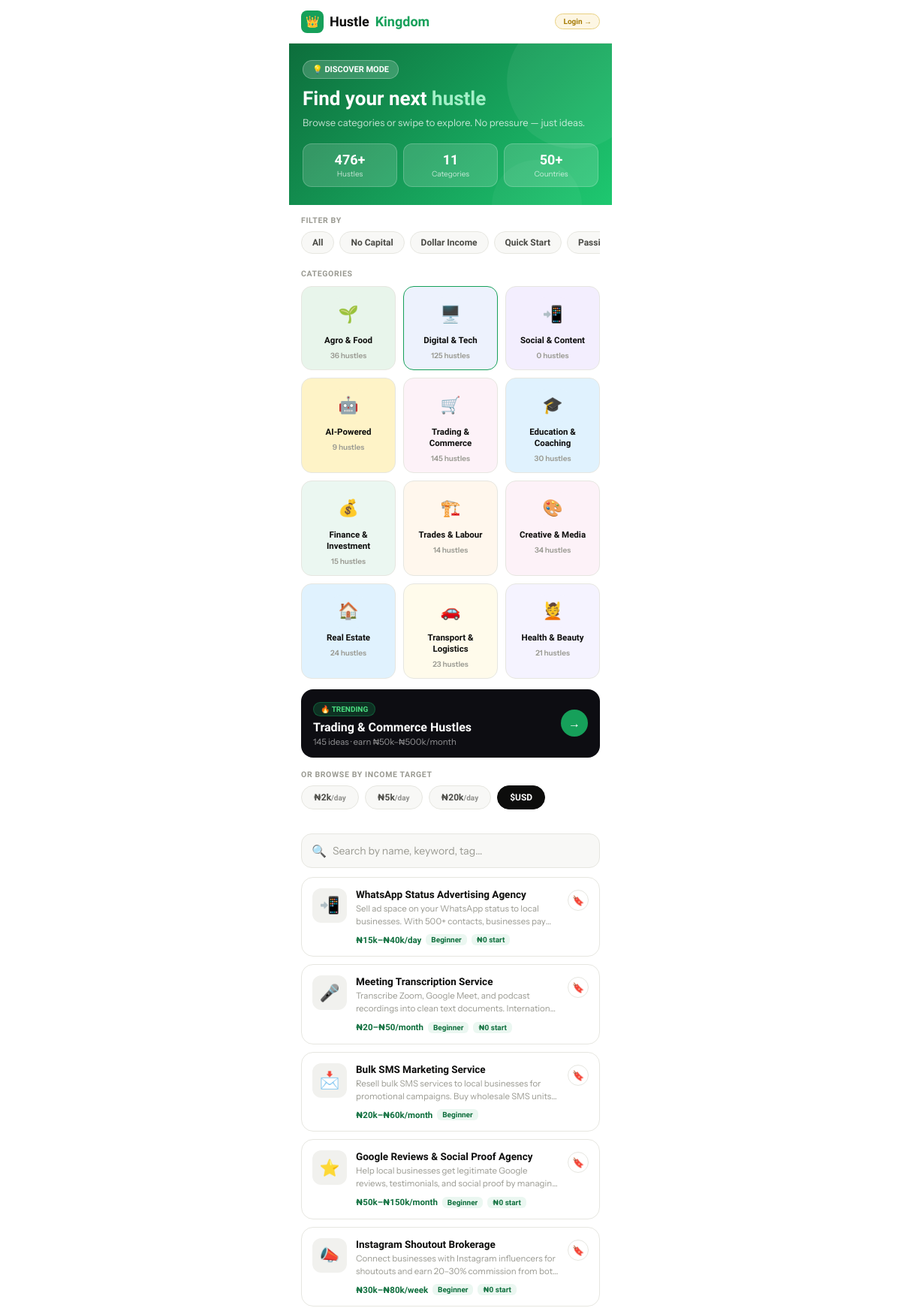
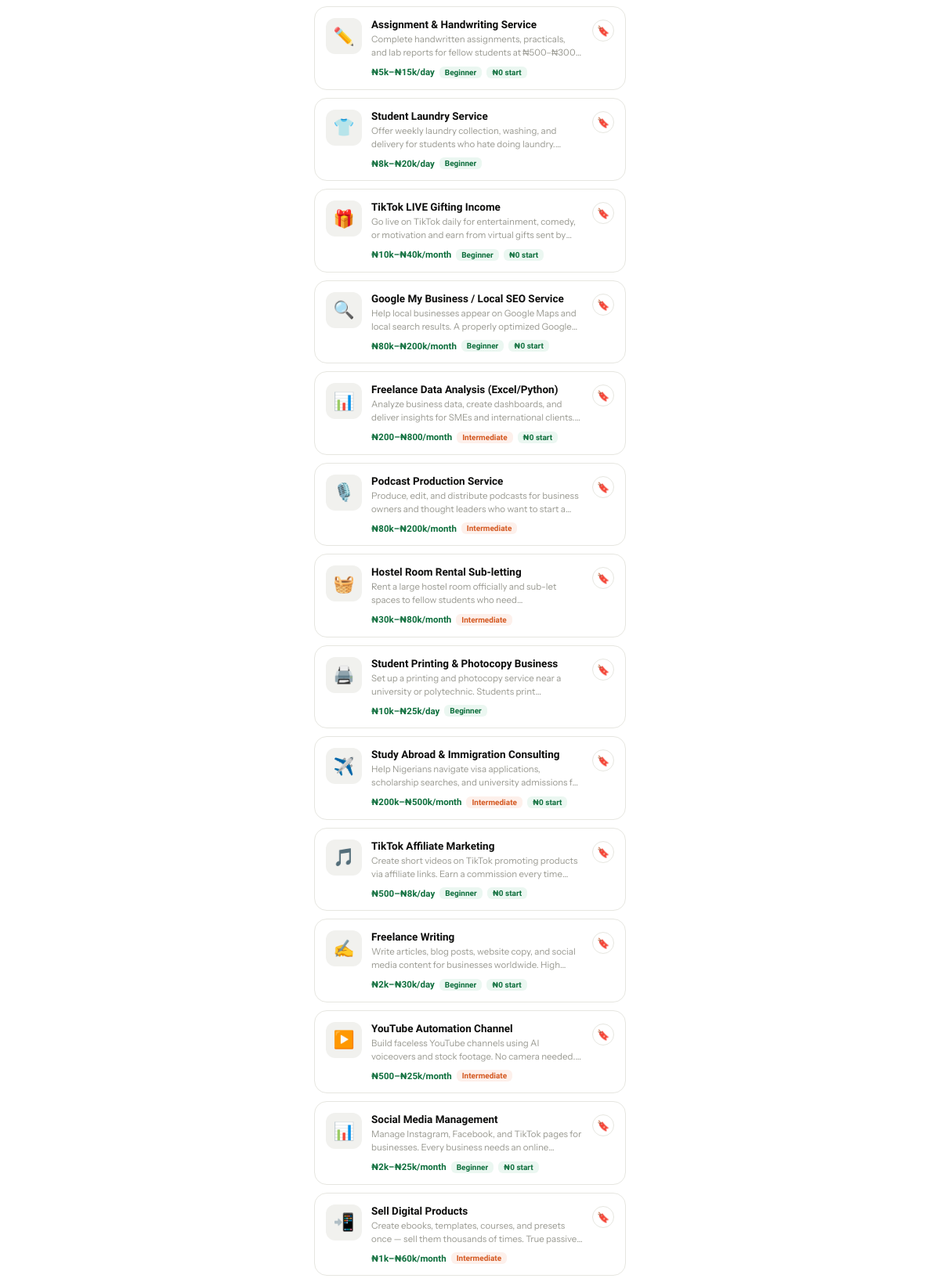
/pages/hustles.php?cat=digital (upper part), run on the app's committed database (2 pictures, top to bottom).
### tables this page shows
CREATE TABLE IF NOT EXISTS `hustles` (
  `id`              INT UNSIGNED     NOT NULL AUTO_INCREMENT,
  `name`            VARCHAR(150)     NOT NULL,
  `slug`            VARCHAR(191)     NOT NULL,
  `emoji`           VARCHAR(10)      NOT NULL DEFAULT '💼',
  `category`        VARCHAR(50)      NOT NULL,
  `description`     TEXT             NOT NULL,
  `income_min`      INT UNSIGNED     NOT NULL DEFAULT 0,
  `income_max`      INT UNSIGNED     NOT NULL DEFAULT 0,
  `income_period`   ENUM('day','week','month') NOT NULL DEFAULT 'month',
  `difficulty`      ENUM('beginner','intermediate','advanced') NOT NULL DEFAULT 'beginner',
  `capital_needed`  INT UNSIGNED     NOT NULL DEFAULT 0,
  `skills_needed`   JSON             DEFAULT NULL,
  `location_tags`   JSON             DEFAULT NULL,    
  `steps`           JSON             DEFAULT NULL,    
  `is_featured`     TINYINT(1)       NOT NULL DEFAULT 0,
  `is_active`       TINYINT(1)       NOT NULL DEFAULT 1,
  `view_count`      INT UNSIGNED     NOT NULL DEFAULT 0,
  `save_count`      INT UNSIGNED     NOT NULL DEFAULT 0,
  `created_at`      DATETIME         NOT NULL DEFAULT CURRENT_TIMESTAMP,
  `updated_at`      DATETIME         NOT NULL DEFAULT CURRENT_TIMESTAMP ON UPDATE CURRENT_TIMESTAMP,
  PRIMARY KEY (`id`),
  UNIQUE KEY `uq_slug`      (`slug`),
  KEY `idx_category`        (`category`),
  KEY `idx_featured`        (`is_featured`),
  KEY `idx_difficulty`      (`difficulty`),
  FULLTEXT KEY `ft_search`  (`name`, `description`)
);

### pages/hustles.php (the view, shortened to what the rows shown need)
<?php
require_once HK_ROOT . '/core/DB.php';
$cat      = $_GET['cat']    ?? '';
$filter   = $_GET['filter'] ?? '';
$income   = $_GET['income'] ?? '';
$search   = trim($_GET['q'] ?? '');
$mode     = $_GET['mode']   ?? 'browse';
$page     = max(1, (int)($_GET['page'] ?? 1));
$limit    = 20;
$offset   = ($page - 1) * $limit;
$categories = [
    'agro'      => ['emoji' => '🌿', 'icon' => '🌱', 'label' => 'Agro & Food',             'color' => '#2d7a3a', 'bg' => '#e8f5eb'],
    'digital'   => ['emoji' => '💻', 'icon' => '🖥️', 'label' => 'Digital & Tech',          'color' => '#2055d4', 'bg' => '#edf2fd'],
    'social'    => ['emoji' => '📱', 'icon' => '📲', 'label' => 'Social & Content',         'color' => '#7c3aed', 'bg' => '#f3eefe'],
    'ai'        => ['emoji' => '🤖', 'icon' => '🤖', 'label' => 'AI-Powered',               'color' => '#b45309', 'bg' => '#fef3c7'],
    'trade'     => ['emoji' => '🛒', 'icon' => '🛒', 'label' => 'Trading & Commerce',       'color' => '#be185d', 'bg' => '#fdf2f8'],
    'education' => ['emoji' => '🎓', 'icon' => '🎓', 'label' => 'Education & Coaching',     'color' => '#0369a1', 'bg' => '#e0f2fe'],
    'finance'   => ['emoji' => '💰', 'icon' => '💰', 'label' => 'Finance & Investment',     'color' => '#16a05a', 'bg' => '#ebf7f1'],
    'trades'    => ['emoji' => '🏗️', 'icon' => '🏗️', 'label' => 'Trades & Labour',         'color' => '#c2410c', 'bg' => '#fff7ed'],
    'creative'  => ['emoji' => '🎨', 'icon' => '🎨', 'label' => 'Creative & Media',         'color' => '#9d174d', 'bg' => '#fdf2f8'],
    'realestate'=> ['emoji' => '🏠', 'icon' => '🏠', 'label' => 'Real Estate',              'color' => '#075985', 'bg' => '#e0f2fe'],
    'transport' => ['emoji' => '🚗', 'icon' => '🚗', 'label' => 'Transport & Logistics',    'color' => '#92400e', 'bg' => '#fffbeb'],
    'health'    => ['emoji' => '💆', 'icon' => '💆', 'label' => 'Health & Beauty',           'color' => '#6b21a8', 'bg' => '#f5f3ff'],
];
$where  = ['is_active = 1'];
$params = [];
if ($cat)    { $where[] = 'category = :cat'; $params[':cat'] = $cat; }
$whereStr = implode(' AND ', $where);
$hustles = [];
try {
    $hustles = DB::query(
        "SELECT id, name, slug, emoji, category, income_min, income_max, income_period,
                difficulty, capital_needed, description, is_featured, save_count
         FROM hustles WHERE $whereStr
         ORDER BY is_featured DESC, save_count DESC, id ASC
         LIMIT $limit OFFSET $offset",
        $params
    );
} catch (\Exception $e) { $hustles = []; }
$total = 0;
try {
    $total = (int)(DB::one("SELECT COUNT(*) as cnt FROM hustles WHERE $whereStr", $params)['cnt'] ?? 0);
} catch (\Exception $e) { $total = 0; }
function fmtM(float $n): string {
    if ($n >= 1_000)     return '₦' . number_format($n / 1_000, 0) . 'k';
    return '₦' . number_format($n, 0);
}
function filterUrl(array $overrides = []): string {
    $p = array_merge(
        array_filter(['cat' => $_GET['cat'] ?? '', 'filter' => $_GET['filter'] ?? '', 'income' => $_GET['income'] ?? '', 'q' => trim($_GET['q'] ?? ''), 'mode' => $_GET['mode'] ?? '']),
        $overrides
    );
    $qs = http_build_query(array_filter($p));
    return APP_URL . '/hustles' . ($qs ? "?$qs" : '');
}
$savedSlugs = [];
?>
<!DOCTYPE html>
<html lang="en">
<head>
</head>
<body>
<?php if ($cat && $mode === 'swipe' && !empty($hustles)): ?>
<script>document.body.style.overflow='hidden';</script>
<div id="swipe-view">
  <div class="swipe-header">
    <a href="<?= filterUrl(['mode'=>'browse','cat'=>'','page'=>'']) ?>" class="swipe-back">←</a>
    <div class="swipe-cat-info">
      <div><span class="swipe-cat-icon"><?= $categories[$cat]['icon'] ?? '📦' ?></span><span class="swipe-cat-name"><?= htmlspecialchars($categories[$cat]['label'] ?? ucfirst($cat)) ?> hustles</span></div>
      <div class="swipe-cat-sub">0 of <?= $total ?> ideas</div>
    </div>
    <div class="swipe-dots">
      <?php for ($i = 0; $i < min(10, $total); $i++): ?>
        <div class="sdot <?= $i === 0 ? 'active' : '' ?>"></div>
      <?php endfor; ?>
    </div>
  </div>
  <div class="swipe-stage" id="swipe-stage">
    <?php foreach ($hustles as $idx => $h):
      $catInfo = $categories[$h['category']] ?? ['color'=>'#8b2500','bg'=>'#f5e6e0'];
      $gradColors = [
        'agro'      => 'linear-gradient(160deg,#1a6b2f 0%,#0d4a1f 100%)',
        'digital'   => 'linear-gradient(160deg,#1a3c8b 0%,#0d2660 100%)',
        'social'    => 'linear-gradient(160deg,#5b1fa0 0%,#3a0d6e 100%)',
        'ai'        => 'linear-gradient(160deg,#b5410a 0%,#8b2500 100%)',
        'trade'     => 'linear-gradient(160deg,#8b1a56 0%,#5a0d35 100%)',
        'education' => 'linear-gradient(160deg,#0a5a8b 0%,#053a60 100%)',
        'finance'   => 'linear-gradient(160deg,#0d6e3c 0%,#084d2a 100%)',
        'trades'    => 'linear-gradient(160deg,#8b3c0a 0%,#602200 100%)',
        'creative'  => 'linear-gradient(160deg,#8b1a3c 0%,#5a0d25 100%)',
        'realestate'=> 'linear-gradient(160deg,#0a4a6e 0%,#053060 100%)',
        'transport' => 'linear-gradient(160deg,#7a4a0a 0%,#5a3000 100%)',
        'health'    => 'linear-gradient(160deg,#5a1a8b 0%,#3a0d6e 100%)',
      ];
      $grad = $gradColors[$h['category']] ?? 'linear-gradient(160deg,#333 0%,#111 100%)';
      $diffMap = ['beginner'=>'BEGINNER','intermediate'=>'REGULAR','advanced'=>'ADVANCED'];
    ?>
      <div class="swipe-card <?= $idx === 0 ? 'current' : '' ?>"
           id="sc-<?= $idx ?>"
           data-slug="<?= htmlspecialchars($h['slug']) ?>"
           data-name="<?= htmlspecialchars($h['name']) ?>"
           style="<?= $idx > 0 ? 'display:none;' : '' ?>background:<?= $grad ?>;">
        <div class="swipe-card-inner">
          <div class="sc-badge">🏢 <?= ucfirst($h['category']) ?> Business · <?= $diffMap[$h['difficulty']] ?? 'medium' ?></div>
          <div class="sc-emoji"><?= htmlspecialchars($h['emoji']) ?></div>
          <div class="sc-title"><?= htmlspecialchars($h['name']) ?></div>
          <div class="sc-desc"><?= htmlspecialchars(mb_substr($h['description'] ?? '', 0, 200)) ?></div>
          <div class="sc-hint">👆 Swipe up for next · left to skip · right to save</div>
        </div>
        <div class="sc-income-row">
          <div class="sc-income-item">
            <div class="sc-income-label">BEGINNER</div>
            <div class="sc-income-val"><?= fmtM((float)$h['income_min']) ?>/month</div>
          </div>
          <div class="sc-income-item">
            <div class="sc-income-label">REGULAR</div>
            <div class="sc-income-val"><?= fmtM(((float)$h['income_min']+(float)$h['income_max'])/2) ?>/month</div>
          </div>
          <div class="sc-income-item">
            <div class="sc-income-label">ADVANCED</div>
            <div class="sc-income-val"><?= fmtM((float)$h['income_max']) ?>/month</div>
          </div>
        </div>
      </div>
    <?php endforeach; ?>
  </div>
  <div class="swipe-actions">
    <button class="sa-btn sa-skip" id="btn-skip" onclick="swipeAction('skip')">✕</button>
    <a href="<?= APP_URL ?>/hustle/<?= htmlspecialchars($hustles[0]['slug'] ?? '') ?>" class="sa-btn sa-detail" id="btn-detail" style="font-size:18px;color:var(--text2);">📋</a>
    <button class="sa-btn sa-save" id="btn-save" onclick="swipeAction('save')">✏️</button>
  </div>
</div>
<?php else: ?>
<?php if ($cat || $search || $filter || $income): ?>
<div class="browse-section" style="margin-top:16px;">
  <?php if (empty($hustles)): ?>
    <div class="empty">
      <div class="ei">🔍</div>
      <h3>No hustles found</h3>
      <p>Try different filters or search terms.</p>
    </div>
  <?php else: ?>
    <div class="hustle-list">
      <?php foreach ($hustles as $h):
        $isSaved = in_array($h['slug'], $savedSlugs);
        $diffClass = ['beginner'=>'tg','intermediate'=>'to','advanced'=>'tr'][$h['difficulty']] ?? 'tg';
        $diffLabel = ucfirst($h['difficulty']);
      ?>
        <div style="position:relative;">
          <a class="hcard" href="<?= APP_URL ?>/hustle/<?= htmlspecialchars($h['slug']) ?>">
            <div class="hc-icon"><?= htmlspecialchars($h['emoji']) ?></div>
            <div class="hc-body">
              <div class="hc-name"><?= htmlspecialchars($h['name']) ?></div>
              <div class="hc-desc"><?= htmlspecialchars($h['description'] ?? '') ?></div>
              <div class="hc-meta">
                <span class="hc-income"><?= fmtM((float)$h['income_min']) ?>–<?= fmtM((float)$h['income_max']) ?>/<?= htmlspecialchars($h['income_period']) ?></span>
                <span class="tag <?= $diffClass ?>"><?= $diffLabel ?></span>
                <?php if ($h['capital_needed'] == 0): ?><span class="tag tg">₦0 start</span><?php endif; ?>
              </div>
            </div>
            <div class="hc-save <?= $isSaved ? 'saved' : '' ?>" onclick="event.preventDefault();toggleSave(this,'<?= htmlspecialchars($h['slug']) ?>')"><?= $isSaved ? '✓' : '🔖' ?></div>
          </a>
        </div>
      <?php endforeach; ?>
    </div>
  <?php endif; ?>
</div>
<?php endif;  ?>
<?php endif;  ?>
</body>
</html>

### data on the page
hustles: emoji "📲", name "WhatsApp Status Advertising Agency", description "Sell ad space on your WhatsApp status to local businesses. With 500+ contacts, businesses…", income_min "₦15k", income_max "₦40k", income_period "day", difficulty "Beginner", capital_needed "₦0 start"
hustles: emoji "🎤", name "Meeting Transcription Service", description "Transcribe Zoom, Google Meet, and podcast recordings into clean text documents.…", income_min "₦20", income_max "₦50", income_period "month", difficulty "Beginner", capital_needed "₦0 start"
hustles: emoji "📩", name "Bulk SMS Marketing Service", description "Resell bulk SMS services to local businesses for promotional campaigns. Buy wholesale SMS…", income_min "₦20k", income_max "₦60k", income_period "month", difficulty "Beginner"
hustles: emoji "⭐", name "Google Reviews & Social Proof Agency", description "Help local businesses get legitimate Google reviews, testimonials, and social proof by…", income_min "₦50k", income_max "₦150k", income_period "month", difficulty "Beginner", capital_needed "₦0 start"
hustles: emoji "📣", name "Instagram Shoutout Brokerage", description "Connect businesses with Instagram influencers for shoutouts and earn 20–30% commission from…", income_min "₦30k", income_max "₦80k", income_period "week", difficulty "Beginner", capital_needed "₦0 start"
hustles: emoji "✏️", name "Assignment & Handwriting Service", description "Complete handwritten assignments, practicals, and lab reports for fellow students at…", income_min "₦5k", income_max "₦15k", income_period "day", difficulty "Beginner", capital_needed "₦0 start"
hustles: emoji "👕", name "Student Laundry Service", description "Offer weekly laundry collection, washing, and delivery for students who hate doing…", income_min "₦8k", income_max "₦20k", income_period "day", difficulty "Beginner"
hustles: emoji "🎁", name "TikTok LIVE Gifting Income", description "Go live on TikTok daily for entertainment, comedy, or motivation and earn from virtual gifts sent…", income_min "₦10k", income_max "₦40k", income_period "month", difficulty "Beginner", capital_needed "₦0 start"
hustles: emoji "🔍", name "Google My Business / Local SEO Service", description "Help local businesses appear on Google Maps and local search results. A properly optimized…", income_min "₦80k", income_max "₦200k", income_period "month", difficulty "Beginner", capital_needed "₦0 start"
hustles: emoji "📊", name "Freelance Data Analysis (Excel/Python)", description "Analyze business data, create dashboards, and deliver insights for SMEs and international…", income_min "₦200", income_max "₦800", income_period "month", difficulty "Intermediate", capital_needed "₦0 start"
hustles: emoji "🎙️", name "Podcast Production Service", description "Produce, edit, and distribute podcasts for business owners and thought leaders who want to start…", income_min "₦80k", income_max "₦200k", income_period "month", difficulty "Intermediate"
hustles: emoji "🧺", name "Hostel Room Rental Sub-letting", description "Rent a large hostel room officially and sub-let spaces to fellow students who…", income_min "₦30k", income_max "₦80k", income_period "month", difficulty "Intermediate"
hustles: emoji "🖨️", name "Student Printing & Photocopy Business", description "Set up a printing and photocopy service near a university or polytechnic. Students…", income_min "₦10k", income_max "₦25k", income_period "day", difficulty "Beginner"
hustles: emoji "✈️", name "Study Abroad & Immigration Consulting", description "Help Nigerians navigate visa applications, scholarship searches, and university admissions…", income_min "₦200k", income_max "₦500k", income_period "month", difficulty "Intermediate", capital_needed "₦0 start"
hustles: emoji "🎵", name "TikTok Affiliate Marketing", description "Create short videos on TikTok promoting products via affiliate links. Earn a commission every…", income_min "₦500", income_max "₦8k", income_period "day", difficulty "Beginner", capital_needed "₦0 start"
hustles: emoji "✍️", name "Freelance Writing", description "Write articles, blog posts, website copy, and social media content for businesses worldwide.…", income_min "₦2k", income_max "₦30k", income_period "day", difficulty "Beginner", capital_needed "₦0 start"
hustles: emoji "▶️", name "YouTube Automation Channel", description "Build faceless YouTube channels using AI voiceovers and stock footage. No camera…", income_min "₦500", income_max "₦25k", income_period "month", difficulty "Intermediate"
hustles: emoji "📊", name "Social Media Management", description "Manage Instagram, Facebook, and TikTok pages for businesses. Every business needs an…", income_min "₦2k", income_max "₦25k", income_period "month", difficulty "Beginner", capital_needed "₦0 start"
hustles: emoji "📲", name "Sell Digital Products", description "Create ebooks, templates, courses, and presets once — sell them thousands of times. True…", income_min "₦1k", income_max "₦60k", income_period "month", difficulty "Intermediate"

### other printed values
$totalHustles "476"
$totalCats "11"
$info['icon'] "🌱"
$info['label'] "Agro & Food"
$count "36"
$info['icon'] "🖥️"
$info['label'] "Digital & Tech"
$count "125"
$info['icon'] "📲"
$info['label'] "Social & Content"
$count "0"
$info['icon'] "🤖"
$info['label'] "AI-Powered"
$count "9"
$info['icon'] "🛒"
